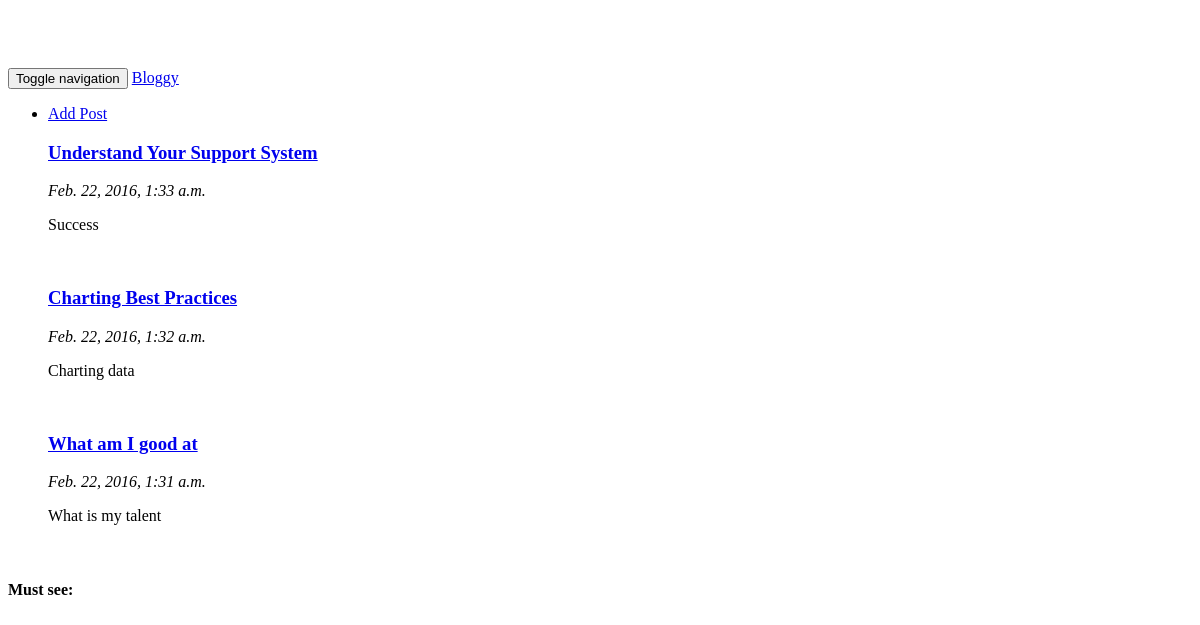
The page /blog/ on the database as committed earlier.
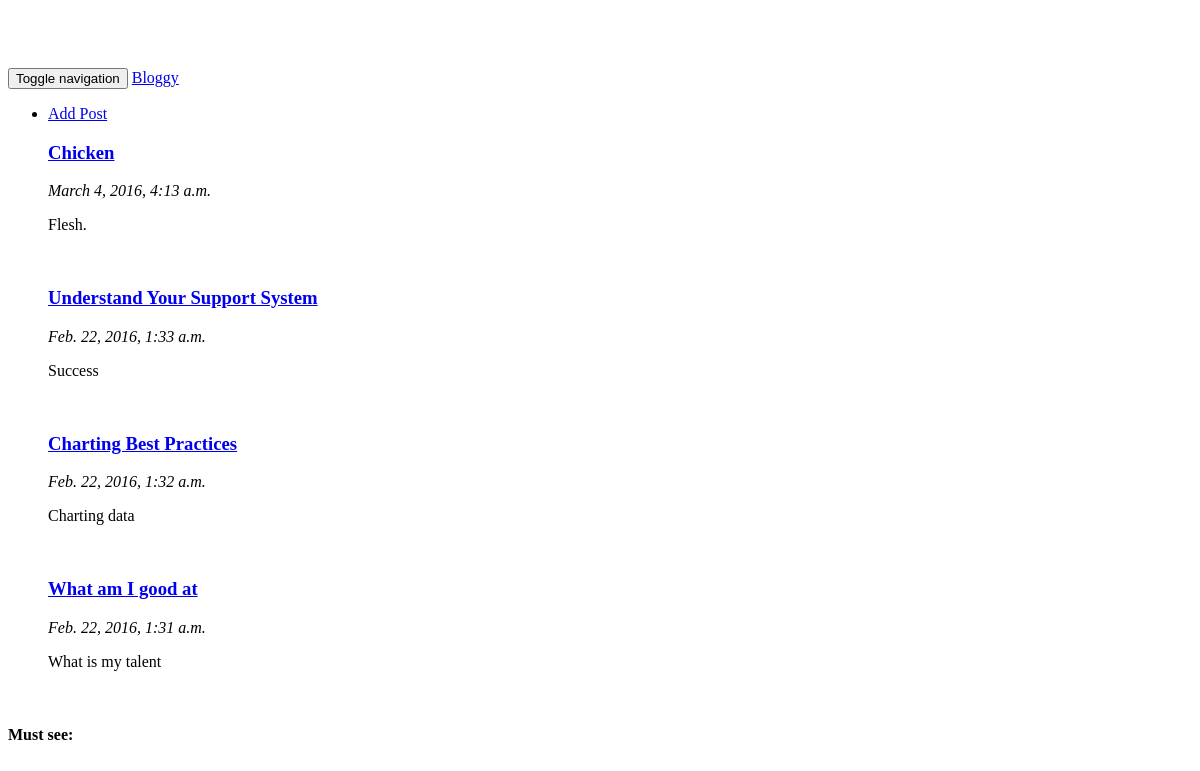
The same page on the database as committed later.
### blog/models.py (models this page shows, shortened)
class Post(models.Model):
    created_at = models.DateTimeField(auto_now_add = True)
    title = models.CharField(max_length = 100)
    content = models.TextField()
    tag = models.CharField(max_length=20, blank=True, null=True)
    image = models.ImageField(upload_to="images", blank=True, null=True)
    views = models.IntegerField(default=0)
    slug = models.CharField(max_length=100, unique=True)

### blog/views.py (the view)
def index(request):
    latest_posts = Post.objects.all().order_by('-created_at')
    t = loader.get_template('blog/index.html')
    context_dict = {'latest_posts': latest_posts, 'popular_posts': get_popular_posts() }
    c = Context({'latest_posts': latest_posts})
    return HttpResponse(t.render(c))

### blog/views.py (called while the page is built)
def get_popular_posts():
    popular_posts = Post.objects.order_by('-views')[:5]
    return popular_posts

### templates/blog/index.html (shortened to what this page needs)
{% extends '_base.html' %}
{% block content %}
<div class="row">
    <div class="col-md-8">
    {% if latest_posts %}
    <ul>
        {% for post in latest_posts %}
            <h3><a href="/blog/{{ post.slug }}">{{ post.title }}</a></h3>
            <p><em>{{ post.created_at }}</em></p>
            <p>{{ post.content }}</p>
            <br>
        {% endfor %}
    </ul>
    {% endif %}
    </div>
    <div class="col-md-4">
        <h4>Must see:</h4>
    </div>
</div>
{% endblock %}

Rows that differ between the two databases and show on the page:
added Post: title "Chicken", created_at "March 4, 2016, 4:13 a.m.", content "Flesh."
